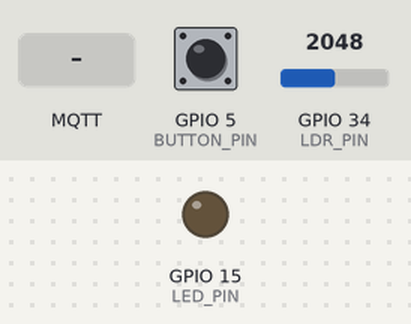
A program run on a simulated ESP32. Shown: output pins drawn as LEDs (lit = HIGH). Dashed ring = blinking. Inputs (shaded band) come from the test bench; at power-on: GPIO 34 (LDR_PIN) = 2048, GPIO 5 (BUTTON_PIN) HIGH. WiFi joins after 1.5 s; servers stay silent unless stated; no MQTT or app messages arrive unless stated; not simulated (calls return 0 or success): secretKey.h; what the program prints to the serial monitor is not drawn.

Above: at 2.7 s.
2.8 s: GPIO 34 (LDR_PIN) set to 3534
4.3 s: GPIO 34 (LDR_PIN) set to 3663
At 4.55 s:
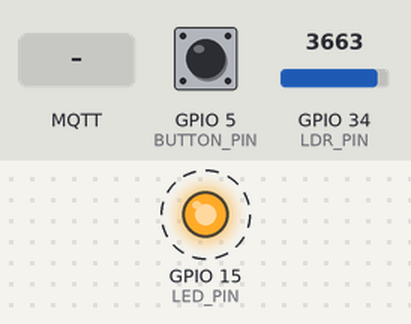
7.3 s: GPIO 34 (LDR_PIN) set to 2866
At 7.8 s:
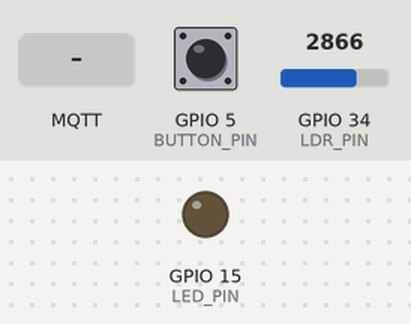
8.8 s: MQTT message "on" arrives on the first subscribed topic
At 9.1 s:
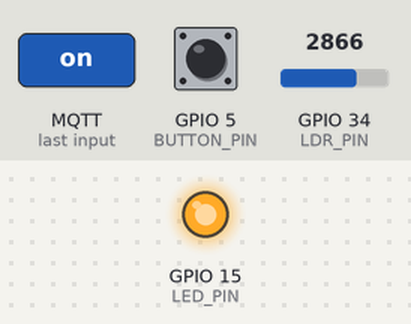
Timing chart, 0 to 11.3 s (numbered marks = the images above; inputs shaded):
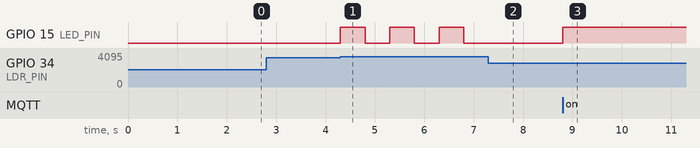

The program:

main.cpp
```cpp
#include <WiFi.h>
#include <PubSubClient.h>
#include <secretKey.h>

// Hardware configuration
constexpr uint8_t LDR_PIN = 34;
constexpr uint8_t LED_PIN = 15;
constexpr uint8_t BUTTON_PIN = 5;
constexpr uint16_t THRESHOLD = 500;
constexpr unsigned long MANUAL_TIMEOUT = 2000000;
constexpr unsigned long STATUS_INTERVAL = 1000;
constexpr unsigned long BLINK_INTERVAL = 500;

// State variables
struct State
{
    bool isAutoMode = true;
    bool ledState = false;
    unsigned long manualStartTime = 10000;
    String currentLedStatus = "off";
} state;

WiFiClient espClient;
PubSubClient client(espClient);

void setupWiFi()
{
    WiFi.begin(SSID, PASSWORD);
    Serial.print("Connecting to WiFi");
    while (WiFi.status() != WL_CONNECTED)
    {
        delay(500);
        Serial.print(".");
    }
    Serial.println();
    Serial.println("WiFi connected successfully!");
    Serial.println("IP address: " + WiFi.localIP().toString());
}

// Modify reconnectMQTT function to include credentials
void reconnectMQTT()
{
    while (!client.connected())
    {
        if (client.connect("ESP32Client", MQTT_USERNAME, MQTT_PASSWORD))
        {
            client.subscribe(MQTT_COMMAND_TOPIC);
            return;
        }
        delay(5000);
    }
}

// Modify sendStatus function to send simpler messages matching chatbot expectations
void sendStatus()
{
    if (state.isAutoMode)
    {
        client.publish(MQTT_STATUS_TOPIC, "auto");
    }
    else
    {
        client.publish(MQTT_STATUS_TOPIC, state.ledState ? "on" : "off");
    }
}

void enterManualMode(bool turnOn)
{
    state.isAutoMode = false;
    state.manualStartTime = millis();
    state.ledState = turnOn;
    digitalWrite(LED_PIN, state.ledState);
    state.currentLedStatus = turnOn ? "light" : "off";
    sendStatus();
}

void blinkLED()
{
    static unsigned long previousMillis = 0;
    unsigned long currentMillis = millis();

    if (currentMillis - previousMillis >= BLINK_INTERVAL)
    {
        previousMillis = currentMillis;
        state.ledState = !state.ledState;
        digitalWrite(LED_PIN, state.ledState);
    }
}

void autoMode()
{
    int lightValue = 4095 - analogRead(LDR_PIN);
    if (lightValue < THRESHOLD)
    {
        blinkLED();
        state.currentLedStatus = "blink";
    }
    else
    {
        digitalWrite(LED_PIN, LOW);
        state.currentLedStatus = "off";
    }
}

// Update handleCommand to handle the chatbot commands
void handleCommand(const String &command)
{
    if (command == "on")
        enterManualMode(true);
    else if (command == "off")
        enterManualMode(false);
    else if (command == "auto")
        state.isAutoMode = true;
    else if (command == "manual")
        state.isAutoMode = false;
    else if (command == "state")
        sendStatus();
}

// Update handleCommand to send status after changes
// void handleCommand(const String &command)
// {

//     if (command == "on")
//     {
//         enterManualMode(true);
//         sendStatus();
//     }
//     else if (command == "off")
//     {
//         enterManualMode(false);
//         sendStatus();
//     }
//     else if (command == "auto")
//     {
//         state.isAutoMode = true;
//         sendStatus();
//     }
//     else if (command == "manual")
//     {
//         state.isAutoMode = false;
//         sendStatus();
//     }
//     else if (command == "state")
//     {
//         sendStatus();
//     }
// }

void mqttCallback(char *topic, byte *payload, unsigned int length)
{
    handleCommand(String((char *)payload, length));
}

void printMessage(char *topic, byte *payload, unsigned int length)
{
    Serial.print("Message received on topic: ");
    Serial.println(topic);
    Serial.print("Message content: ");
    for (unsigned int i = 0; i < length; i++)
    {
        Serial.print((char)payload[i]);
    }
    Serial.println();
}

void handleWhatButtonDo()
{
    if (digitalRead(BUTTON_PIN) == LOW)
    {
        delay(50);
        if (digitalRead(BUTTON_PIN) == LOW)
        {
            if (!state.isAutoMode)
            {
                state.manualStartTime = millis();
                sendStatus(); // Send status when button changes mode
            }
            while (digitalRead(BUTTON_PIN) == LOW)
                ;
        }
    }
}
void setup()
{
    Serial.begin(9600);
    pinMode(LDR_PIN, INPUT);
    pinMode(LED_PIN, OUTPUT);
    pinMode(BUTTON_PIN, INPUT_PULLUP);

    setupWiFi();
    client.setServer(MQTT_SERVER, 1883);
    client.setCallback(mqttCallback);
    // client.subscribe(MQTT_COMMAND_TOPIC);
}

void loop()
{
    static unsigned long lastStatusTime = 0;

    if (!client.connected())
        reconnectMQTT();
    client.loop();

    // Button handling with debounce
    if (digitalRead(BUTTON_PIN) == LOW)
    {
        delay(50);
        if (digitalRead(BUTTON_PIN) == LOW)
        {
            state.isAutoMode = !state.isAutoMode;
            if (!state.isAutoMode)
                state.manualStartTime = millis();
            while (digitalRead(BUTTON_PIN) == LOW)
                ;
        }
    }

    // Mode handling
    if (!state.isAutoMode && millis() - state.manualStartTime >= MANUAL_TIMEOUT)
    {
        state.isAutoMode = true;
    }

    state.isAutoMode ? autoMode() : digitalWrite(LED_PIN, state.ledState);

    // Status update
    if (millis() - lastStatusTime >= STATUS_INTERVAL)
    {
        lastStatusTime = millis();
        sendStatus();
    }
}

// // Remove static lastStatusTime variable from loop()
// void loop()
// {
//     if (!client.connected())
//         reconnectMQTT();
//     client.loop();

//     // Button handling with debounce
//     if (digitalRead(BUTTON_PIN) == LOW)
//     {
//         delay(50);
//         if (digitalRead(BUTTON_PIN) == LOW)
//         {
//             state.isAutoMode = !state.isAutoMode;
//             if (!state.isAutoMode)
//                 state.manualStartTime = millis();
//             sendStatus(); // Send status when button changes mode
//             while (digitalRead(BUTTON_PIN) == LOW)
//                 ;
//         }
//     }

//     // Mode handling
//     state.isAutoMode ? autoMode() : digitalWrite(LED_PIN, state.ledState);

//     // Remove periodic status update
//     // if (millis() - lastStatusTime >= STATUS_INTERVAL) {
//     //     lastStatusTime = millis();
//     //     sendStatus();
//     // }
// }
```

Measured:
- the behaviour switches between 3595 and 3596 on GPIO 34 (LDR_PIN) (found by bisection; images 0 and 1)
- after the input at 2.8 s, every drawn part: stays the same
- after the input at 4.3 s, GPIO 15 (LED_PIN): alternates HIGH for 0.50 s and LOW for 0.50 s, starting at once
- after the input at 7.3 s, GPIO 15 (LED_PIN): stays LOW (without the input it goes to HIGH after 0.00 s)
- after the input at 8.8 s, GPIO 15 (LED_PIN): LOW → HIGH at once
